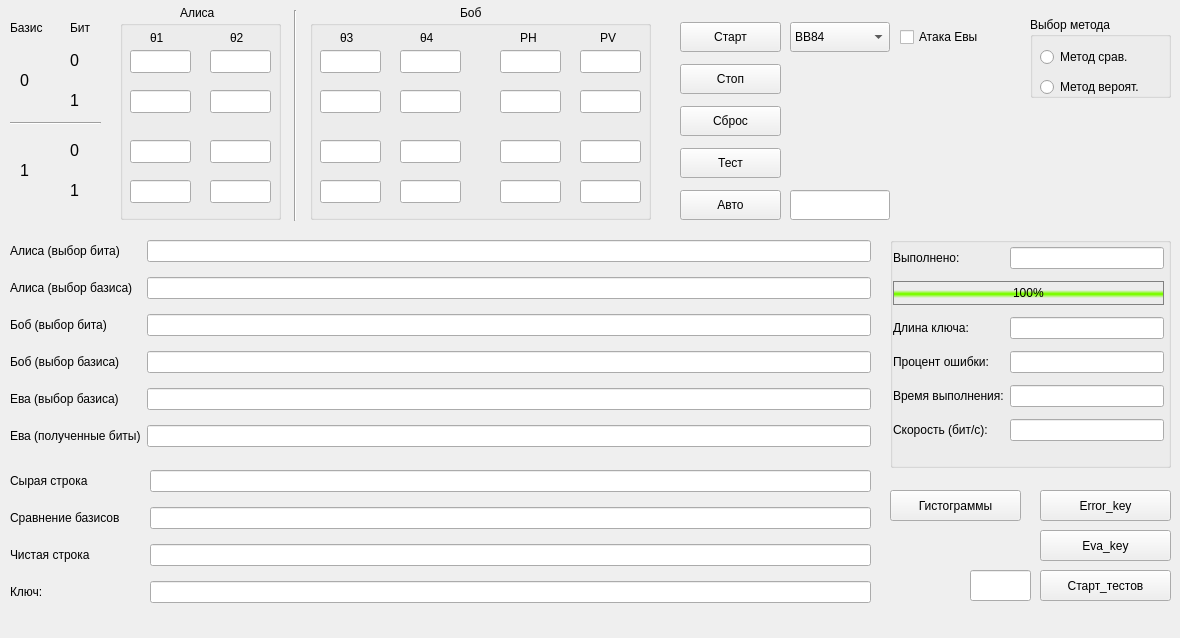
    <widget class="QWidget" name="tab_3">
     <attribute name="title">
      <string>Протокол</string>
     </attribute>
     <widget class="QGroupBox" name="groupBox_3">
      <property name="geometry">
       <rect>
        <x>120</x>
        <y>20</y>
        <width>161</width>
        <height>200</height>
       </rect>
      </property>
      <property name="font">
       <font>
        <pointsize>10</pointsize>
       </font>
      </property>
      <property name="title">
       <string/>
      </property>
      <widget class="QLineEdit" name="aHalf_00">
       <property name="geometry">
        <rect>
         <x>10</x>
         <y>30</y>
         <width>61</width>
         <height>23</height>
        </rect>
       </property>
      </widget>
      <widget class="QLineEdit" name="aHalf_01">
       <property name="geometry">
        <rect>
         <x>10</x>
         <y>70</y>
         <width>61</width>
         <height>23</height>
        </rect>
       </property>
      </widget>
      <widget class="QLineEdit" name="aHalf_10">
       <property name="geometry">
        <rect>
         <x>10</x>
         <y>120</y>
         <width>61</width>
         <height>23</height>
        </rect>
       </property>
      </widget>
      <widget class="QLineEdit" name="aHalf_11">
       <property name="geometry">
        <rect>
         <x>10</x>
         <y>160</y>
         <width>61</width>
         <height>23</height>
        </rect>
       </property>
      </widget>
      <widget class="QLineEdit" name="aQuart_00">
       <property name="geometry">
        <rect>
         <x>90</x>
         <y>30</y>
         <width>61</width>
         <height>23</height>
        </rect>
       </property>
      </widget>
      <widget class="QLineEdit" name="aQuart_01">
       <property name="geometry">
        <rect>
         <x>90</x>
         <y>70</y>
         <width>61</width>
         <height>23</height>
        </rect>
       </property>
      </widget>
      <widget class="QLineEdit" name="aQuart_10">
       <property name="geometry">
        <rect>
         <x>90</x>
         <y>120</y>
         <width>61</width>
         <height>23</height>
        </rect>
       </property>
      </widget>
      <widget class="QLineEdit" name="aQuart_11">
       <property name="geometry">
        <rect>
         <x>90</x>
         <y>160</y>
         <width>61</width>
         <height>23</height>
        </rect>
       </property>
      </widget>
      <widget class="QLabel" name="label_46">
       <property name="geometry">
        <rect>
         <x>30</x>
         <y>10</y>
         <width>21</width>
         <height>16</height>
        </rect>
       </property>
       <property name="font">
        <font>
         <pointsize>9</pointsize>
        </font>
       </property>
       <property name="text">
        <string>θ1</string>
       </property>
      </widget>
      <widget class="QLabel" name="label_47">
       <property name="geometry">
        <rect>
         <x>110</x>
         <y>10</y>
         <width>21</width>
         <height>16</height>
        </rect>
       </property>
       <property name="font">
        <font>
         <pointsize>9</pointsize>
        </font>
       </property>
       <property name="text">
        <string>θ2</string>
       </property>
      </widget>
     </widget>
     <widget class="QLabel" name="label_15">
      <property name="geometry">
       <rect>
        <x>10</x>
        <y>20</y>
        <width>41</width>
        <height>16</height>
       </rect>
      </property>
      <property name="font">
       <font>
        <pointsize>9</pointsize>
       </font>
      </property>
      <property name="text">
       <string>Базис</string>
      </property>
     </widget>
     <widget class="QLabel" name="label_16">
      <property name="geometry">
       <rect>
        <x>70</x>
        <y>20</y>
        <width>31</width>
        <height>16</height>
       </rect>
      </property>
      <property name="font">
       <font>
        <pointsize>9</pointsize>
       </font>
      </property>
      <property name="layoutDirection">
       <enum>Qt::LeftToRight</enum>
      </property>
      <property name="text">
       <string>Бит</string>
      </property>
     </widget>
     <widget class="Line" name="line">
      <property name="geometry">
       <rect>
        <x>10</x>
        <y>115</y>
        <width>91</width>
        <height>16</height>
       </rect>
      </property>
      <property name="orientation">
       <enum>Qt::Horizontal</enum>
      </property>
     </widget>
     <widget class="QLabel" name="label_17">
      <property name="geometry">
       <rect>
        <x>20</x>
        <y>70</y>
        <width>16</width>
        <height>21</height>
       </rect>
      </property>
      <property name="font">
       <font>
        <pointsize>12</pointsize>
       </font>
      </property>
      <property name="text">
       <string>0</string>
      </property>
     </widget>
     <widget class="QLabel" name="label_18">
      <property name="geometry">
       <rect>
        <x>70</x>
        <y>50</y>
        <width>16</width>
        <height>21</height>
       </rect>
      </property>
      <property name="font">
       <font>
        <pointsize>12</pointsize>
       </font>
      </property>
      <property name="text">
       <string>0</string>
      </property>
     </widget>
     <widget class="QLabel" name="label_19">
      <property name="geometry">
       <rect>
        <x>70</x>
        <y>90</y>
        <width>16</width>
        <height>21</height>
       </rect>
      </property>
      <property name="font">
       <font>
        <pointsize>12</pointsize>
       </font>
      </property>
      <property name="text">
       <string>1</string>
      </property>
     </widget>
     <widget class="QLabel" name="label_20">
      <property name="geometry">
       <rect>
        <x>70</x>
        <y>140</y>
        <width>16</width>
        <height>21</height>
       </rect>
      </property>
      <property name="font">
       <font>
        <pointsize>12</pointsize>
       </font>
      </property>
      <property name="text">
       <string>0</string>
      </property>
     </widget>
     <widget class="QLabel" name="label_21">
      <property name="geometry">
       <rect>
        <x>70</x>
        <y>180</y>
        <width>16</width>
        <height>21</height>
       </rect>
      </property>
      <property name="font">
       <font>
        <pointsize>12</pointsize>
       </font>
      </property>
      <property name="text">
       <string>1</string>
      </property>
     </widget>
     <widget class="QLabel" name="label_22">
      <property name="geometry">
       <rect>
        <x>20</x>
        <y>160</y>
        <width>16</width>
        <height>21</height>
       </rect>
      </property>
      <property name="font">
       <font>
        <pointsize>12</pointsize>
       </font>
      </property>
      <property name="text">
       <string>1</string>
      </property>
     </widget>
     <widget class="QGroupBox" name="groupBox_7">
      <property name="geometry">
       <rect>
        <x>310</x>
        <y>20</y>
        <width>341</width>
        <height>200</height>
       </rect>
      </property>
      <property name="font">
       <font>
        <pointsize>10</pointsize>
       </font>
      </property>
      <property name="title">
       <string/>
      </property>
      <widget class="QLineEdit" name="bHalf_00">
       <property name="geometry">
        <rect>
         <x>10</x>
         <y>30</y>
         <width>61</width>
         <height>23</height>
        </rect>
       </property>
      </widget>
      <widget class="QLineEdit" name="bHalf_01">
       <property name="geometry">
        <rect>
         <x>10</x>
         <y>70</y>
         <width>61</width>
         <height>23</height>
        </rect>
       </property>
      </widget>
      <widget class="QLineEdit" name="bHalf_10">
       <property name="geometry">
        <rect>
         <x>10</x>
         <y>120</y>
         <width>61</width>
         <height>23</height>
        </rect>
       </property>
      </widget>
      <widget class="QLineEdit" name="bHalf_11">
       <property name="geometry">
        <rect>
         <x>10</x>
         <y>160</y>
         <width>61</width>
         <height>23</height>
        </rect>
       </property>
      </widget>
      <widget class="QLineEdit" name="bQuart_00">
       <property name="geometry">
        <rect>
         <x>90</x>
         <y>30</y>
         <width>61</width>
         <height>23</height>
        </rect>
       </property>
      </widget>
      <widget class="QLineEdit" name="bQuart_01">
       <property name="geometry">
        <rect>
         <x>90</x>
         <y>70</y>
         <width>61</width>
         <height>23</height>
        </rect>
       </property>
      </widget>
      <widget class="QLineEdit" name="bQuart_10">
       <property name="geometry">
        <rect>
         <x>90</x>
         <y>120</y>
         <width>61</width>
         <height>23</height>
        </rect>
       </property>
      </widget>
      <widget class="QLineEdit" name="bQuart_11">
       <property name="geometry">
        <rect>
         <x>90</x>
         <y>160</y>
         <width>61</width>
         <height>23</height>
        </rect>
       </property>
      </widget>
      <widget class="QLabel" name="label_45">
       <property name="geometry">
        <rect>
         <x>30</x>
         <y>10</y>
         <width>21</width>
         <height>16</height>
        </rect>
       </property>
       <property name="font">
        <font>
         <pointsize>9</pointsize>
        </font>
       </property>
       <property name="text">
        <string>θ3</string>
       </property>
      </widget>
      <widget class="QLabel" name="label_48">
       <property name="geometry">
        <rect>
         <x>110</x>
         <y>10</y>
         <width>21</width>
         <height>16</height>
        </rect>
       </property>
       <property name="font">
        <font>
         <pointsize>9</pointsize>
        </font>
       </property>
       <property name="text">
        <string>θ4</string>
       </property>
      </widget>
      <widget class="QLineEdit" name="PH_00">
       <property name="geometry">
        <rect>
         <x>190</x>
         <y>30</y>
         <width>61</width>
         <height>23</height>
        </rect>
       </property>
      </widget>
      <widget class="QLineEdit" name="PV_00">
       <property name="geometry">
        <rect>
         <x>270</x>
         <y>30</y>
         <width>61</width>
         <height>23</height>
        </rect>
       </property>
      </widget>
      <widget class="QLineEdit" name="PH_01">
       <property name="geometry">
        <rect>
         <x>190</x>
         <y>70</y>
         <width>61</width>
         <height>23</height>
        </rect>
       </property>
      </widget>
      <widget class="QLineEdit" name="PV_01">
       <property name="geometry">
        <rect>
         <x>270</x>
         <y>70</y>
         <width>61</width>
         <height>23</height>
        </rect>
       </property>
      </widget>
      <widget class="QLineEdit" name="PH_10">
       <property name="geometry">
        <rect>
         <x>190</x>
         <y>120</y>
         <width>61</width>
         <height>23</height>
        </rect>
       </property>
      </widget>
      <widget class="QLineEdit" name="PH_11">
       <property name="geometry">
        <rect>
         <x>190</x>
         <y>160</y>
         <width>61</width>
         <height>23</height>
        </rect>
       </property>
      </widget>
      <widget class="QLineEdit" name="PV_10">
       <property name="geometry">
        <rect>
         <x>270</x>
         <y>120</y>
         <width>61</width>
         <height>23</height>
        </rect>
       </property>
      </widget>
      <widget class="QLineEdit" name="PV_11">
       <property name="geometry">
        <rect>
         <x>270</x>
         <y>160</y>
         <width>61</width>
         <height>23</height>
        </rect>
       </property>
      </widget>
      <widget class="QLabel" name="label_51">
       <property name="geometry">
        <rect>
         <x>290</x>
         <y>10</y>
         <width>21</width>
         <height>16</height>
        </rect>
       </property>
       <property name="font">
        <font>
         <pointsize>9</pointsize>
        </font>
       </property>
       <property name="text">
        <string>PV</string>
       </property>
      </widget>
      <widget class="QLabel" name="label_52">
       <property name="geometry">
        <rect>
         <x>210</x>
         <y>10</y>
         <width>21</width>
         <height>16</height>
        </rect>
       </property>
       <property name="font">
        <font>
         <pointsize>9</pointsize>
        </font>
       </property>
       <property name="text">
        <string>PH</string>
       </property>
      </widget>
     </widget>
     <widget class="Line" name="line_3">
      <property name="geometry">
       <rect>
        <x>280</x>
        <y>10</y>
        <width>31</width>
        <height>211</height>
       </rect>
      </property>
      <property name="orientation">
       <enum>Qt::Vertical</enum>
      </property>
     </widget>
     <widget class="QLabel" name="label_49">
      <property name="geometry">
       <rect>
        <x>180</x>
        <y>5</y>
        <width>41</width>
        <height>16</height>
       </rect>
      </property>
      <property name="font">
       <font>
        <pointsize>9</pointsize>
       </font>
      </property>
      <property name="text">
       <string>Алиса</string>
      </property>
     </widget>
     <widget class="QLabel" name="label_50">
      <property name="geometry">
       <rect>
        <x>460</x>
        <y>5</y>
        <width>31</width>
        <height>16</height>
       </rect>
      </property>
      <property name="font">
       <font>
        <pointsize>9</pointsize>
       </font>
      </property>
      <property name="text">
       <string>Боб</string>
      </property>
     </widget>
     <widget class="QPushButton" name="Start_protocol">
      <property name="geometry">
       <rect>
        <x>680</x>
        <y>22</y>
        <width>101</width>
        <height>30</height>
       </rect>
      </property>
      <property name="text">
       <string>Старт</string>
      </property>
     </widget>
     <widget class="QPushButton" name="Delete">
      <property name="geometry">
       <rect>
        <x>680</x>
        <y>106</y>
        <width>101</width>
        <height>30</height>
       </rect>
      </property>
      <property name="text">
       <string>Сброс</string>
      </property>
     </widget>
     <widget class="QPushButton" name="Auto_Filing">
      <property name="geometry">
       <rect>
        <x>680</x>
        <y>190</y>
        <width>101</width>
        <height>30</height>
       </rect>
      </property>
      <property name="text">
       <string>Авто</string>
      </property>
     </widget>
     <widget class="QGroupBox" name="groupBox_8">
      <property name="geometry">
       <rect>
        <x>890</x>
        <y>237</y>
        <width>281</width>
        <height>231</height>
       </rect>
      </property>
      <property name="title">
       <string/>
      </property>
      <widget class="QWidget" name="layoutWidget">
       <property name="geometry">
        <rect>
         <x>3</x>
         <y>10</y>
         <width>271</width>
         <height>232</height>
        </rect>
       </property>
       <layout class="QFormLayout" name="formLayout_3">
        <property name="verticalSpacing">
         <number>12</number>
        </property>
        <item row="0" column="0">
         <widget class="QLabel" name="label_67">
          <property name="font">
           <font>
            <pointsize>9</pointsize>
           </font>
          </property>
          <property name="text">
           <string>Выполнено:</string>
          </property>
         </widget>
        </item>
        <item row="0" column="1">
         <widget class="QLineEdit" name="Progress"/>
        </item>
        <item row="1" column="0" colspan="2">
         <widget class="QProgressBar" name="progressBar">
          <property name="styleSheet">
           <string notr="true">QProgressBar {
	border: 1px solid grey;
	background-color: rgba(0, 0, 0, 0);
	text-align: center;

}

QProgressBar::chunk {
    background-color: qlineargradient(spread:reflect, x1:0.533, y1:0.006, x2:0.533, y2:0.545455, stop:0.670051 rgba(0, 0, 0, 0), stop:0.959391 rgba(124, 252, 0, 255));
}


</string>
          </property>
          <property name="value">
           <number>100</number>
          </property>
         </widget>
        </item>
        <item row="2" column="0">
         <widget class="QLabel" name="label_66">
          <property name="font">
           <font>
            <pointsize>9</pointsize>
           </font>
          </property>
          <property name="text">
           <string>Длина ключа:</string>
          </property>
         </widget>
        </item>
        <item row="2" column="1">
         <widget class="QLineEdit" name="LengthKey"/>
        </item>
        <item row="3" column="0">
         <widget class="QLabel" name="label_68">
          <property name="font">
           <font>
            <pointsize>9</pointsize>
           </font>
          </property>
          <property name="text">
           <string>Процент ошибки:</string>
          </property>
         </widget>
        </item>
        <item row="3" column="1">
         <widget class="QLineEdit" name="error_pr"/>
        </item>
        <item row="4" column="0">
         <widget class="QLabel" name="label_64">
          <property name="font">
           <font>
            <pointsize>9</pointsize>
           </font>
          </property>
          <property name="text">
           <string>Время выполнения:</string>
          </property>
         </widget>
        </item>
        <item row="4" column="1">
         <widget class="QLineEdit" name="Time"/>
        </item>
        <item row="5" column="0">
         <widget class="QLabel" name="label_65">
          <property name="font">
           <font>
            <pointsize>9</pointsize>
           </font>
          </property>
          <property name="text">
           <string>Скорость (бит/с):</string>
          </property>
         </widget>
        </item>
        <item row="5" column="1">
         <widget class="QLineEdit" name="Speed"/>
        </item>
       </layout>
      </widget>
     </widget>
     <widget class="QPushButton" name="TestLine">
      <property name="geometry">
       <rect>
        <x>680</x>
        <y>148</y>
        <width>101</width>
        <height>30</height>
       </rect>
      </property>
      <property name="text">
       <string>Тест</string>
      </property>
     </widget>
     <widget class="QLineEdit" name="AutoLine">
      <property name="geometry">
       <rect>
        <x>790</x>
        <y>190</y>
        <width>100</width>
        <height>30</height>
       </rect>
      </property>
      <property name="maxLength">
       <number>5</number>
      </property>
     </widget>
     <widget class="QCheckBox" name="Evacheck">
      <property name="geometry">
       <rect>
        <x>900</x>
        <y>22</y>
        <width>101</width>
        <height>30</height>
       </rect>
      </property>
      <property name="font">
       <font>
        <pointsize>9</pointsize>
       </font>
      </property>
      <property name="text">
       <string>Атака Евы</string>
      </property>
     </widget>
     <widget class="QPushButton" name="Protocol_test">
      <property name="geometry">
       <rect>
        <x>1040</x>
        <y>570</y>
        <width>131</width>
        <height>31</height>
       </rect>
      </property>
      <property name="text">
       <string>Старт_тестов</string>
      </property>
     </widget>
     <widget class="QPushButton" name="Eva_key">
      <property name="geometry">
       <rect>
        <x>1040</x>
        <y>530</y>
        <width>131</width>
        <height>31</height>
       </rect>
      </property>
      <property name="text">
       <string>Eva_key</string>
      </property>
     </widget>
     <widget class="QPushButton" name="Error_key">
      <property name="geometry">
       <rect>
        <x>1040</x>
        <y>490</y>
        <width>131</width>
        <height>31</height>
       </rect>
      </property>
      <property name="text">
       <string>Error_key</string>
      </property>
     </widget>
     <widget class="QGroupBox" name="groupBox_4">
      <property name="geometry">
       <rect>
        <x>1030</x>
        <y>17</y>
        <width>141</width>
        <height>81</height>
       </rect>
      </property>
      <property name="title">
       <string>Выбор метода</string>
      </property>
      <widget class="QRadioButton" name="radio_ElectionPD">
       <property name="geometry">
        <rect>
         <x>10</x>
         <y>30</y>
         <width>112</width>
         <height>20</height>
        </rect>
       </property>
       <property name="text">
        <string>Метод срав.</string>
       </property>
      </widget>
      <widget class="QRadioButton" name="radio_ElectionPD_v2">
       <property name="geometry">
        <rect>
         <x>10</x>
         <y>60</y>
         <width>112</width>
         <height>20</height>
        </rect>
       </property>
       <property name="text">
        <string>Метод вероят.</string>
       </property>
      </widget>
     </widget>
     <widget class="QPushButton" name="histogram">
      <property name="geometry">
       <rect>
        <x>890</x>
        <y>490</y>
        <width>131</width>
        <height>31</height>
       </rect>
      </property>
      <property name="text">
       <string>Гистограммы</string>
      </property>
     </widget>
     <widget class="QPushButton" name="Stop_protocol">
      <property name="geometry">
       <rect>
        <x>680</x>
        <y>64</y>
        <width>101</width>
        <height>30</height>
       </rect>
      </property>
      <property name="text">
       <string>Стоп</string>
      </property>
     </widget>
     <widget class="QLineEdit" name="Quantity_test">
      <property name="geometry">
       <rect>
        <x>970</x>
        <y>570</y>
        <width>61</width>
        <height>31</height>
       </rect>
      </property>
     </widget>
     <widget class="QComboBox" name="protocol_name">
      <property name="geometry">
       <rect>
        <x>790</x>
        <y>22</y>
        <width>100</width>
        <height>30</height>
       </rect>
      </property>
      <item>
       <property name="text">
        <string>BB84</string>
       </property>
      </item>
      <item>
       <property name="text">
        <string>B92</string>
       </property>
      </item>
      <item>
       <property name="text">
        <string>ГОКС</string>
       </property>
      </item>
     </widget>
     <widget class="QWidget" name="layoutWidget">
      <property name="geometry">
       <rect>
        <x>10</x>
        <y>240</y>
        <width>861</width>
        <height>270</height>
       </rect>
      </property>
      <layout class="QFormLayout" name="formLayout">
       <property name="verticalSpacing">
        <number>15</number>
       </property>
       <item row="0" column="0">
        <widget class="QLabel" name="label_53">
         <property name="font">
          <font>
           <pointsize>9</pointsize>
          </font>
         </property>
         <property name="text">
          <string>Алиса (выбор бита)</string>
         </property>
        </widget>
       </item>
       <item row="0" column="1">
        <widget class="QLineEdit" name="AliceBit"/>
       </item>
       <item row="1" column="0">
        <widget class="QLabel" name="label_54">
         <property name="font">
          <font>
           <pointsize>9</pointsize>
          </font>
         </property>
         <property name="text">
          <string>Алиса (выбор базиса)</string>
         </property>
        </widget>
       </item>
       <item row="1" column="1">
        <widget class="QLineEdit" name="AliceBasis"/>
       </item>
       <item row="2" column="0">
        <widget class="QLabel" name="label_55">
         <property name="font">
          <font>
           <pointsize>9</pointsize>
          </font>
         </property>
         <property name="text">
          <string>Боб (выбор бита)</string>
         </property>
        </widget>
       </item>
       <item row="2" column="1">
        <widget class="QLineEdit" name="BobBit"/>
       </item>
       <item row="3" column="0">
        <widget class="QLabel" name="label_56">
         <property name="font">
          <font>
           <pointsize>9</pointsize>
          </font>
         </property>
         <property name="text">
          <string>Боб (выбор базиса)</string>
         </property>
        </widget>
       </item>
       <item row="3" column="1">
        <widget class="QLineEdit" name="BobBasis"/>
       </item>
       <item row="4" column="0">
        <widget class="QLabel" name="label_96">
         <property name="font">
          <font>
           <pointsize>9</pointsize>
          </font>
         </property>
         <property name="text">
          <string>Ева (выбор базиса)</string>
         </property>
        </widget>
       </item>
       <item row="4" column="1">
        <widget class="QLineEdit" name="EvaBasis"/>
       </item>
       <item row="5" column="0">
        <widget class="QLabel" name="label_95">
         <property name="font">
          <font>
           <pointsize>9</pointsize>
          </font>
         </property>
         <property name="text">
          <string>Ева (полученные биты)</string>
         </property>
        </widget>
       </item>
       <item row="5" column="1">
        <widget class="QLineEdit" name="EvaBit"/>
       </item>
      </layout>
     </widget>
     <widget class="QWidget" name="layoutWidget">
      <property name="geometry">
       <rect>
        <x>10</x>
        <y>470</y>
        <width>861</width>
        <height>159</height>
       </rect>
      </property>
      <layout class="QFormLayout" name="formLayout_2">
       <property name="horizontalSpacing">
        <number>30</number>
       </property>
       <property name="verticalSpacing">
        <number>15</number>
       </property>
       <item row="0" column="0">
        <widget class="QLabel" name="label_59">
         <property name="font">
          <font>
           <pointsize>9</pointsize>
          </font>
         </property>
         <property name="text">
          <string>Сырая строка</string>
         </property>
        </widget>
       </item>
       <item row="0" column="1">
        <widget class="QLineEdit" name="RawLine"/>
       </item>
       <item row="1" column="0">
        <widget class="QLabel" name="label_60">
         <property name="font">
          <font>
           <pointsize>9</pointsize>
          </font>
         </property>
         <property name="text">
          <string>Сравнение базисов</string>
         </property>
        </widget>
       </item>
       <item row="1" column="1">
        <widget class="QLineEdit" name="Comparison"/>
       </item>
       <item row="2" column="0">
        <widget class="QLabel" name="label_61">
         <property name="font">
          <font>
           <pointsize>9</pointsize>
          </font>
         </property>
         <property name="text">
          <string>Чистая строка</string>
         </property>
        </widget>
       </item>
       <item row="2" column="1">
        <widget class="QLineEdit" name="BlankLine"/>
       </item>
       <item row="3" column="0">
        <widget class="QLabel" name="label_62">
         <property name="font">
          <font>
           <pointsize>9</pointsize>
          </font>
         </property>
         <property name="text">
          <string>Ключ:</string>
         </property>
        </widget>
       </item>
       <item row="3" column="1">
        <widget class="QLineEdit" name="key"/>
       </item>
      </layout>
     </widget>
    </widget>
